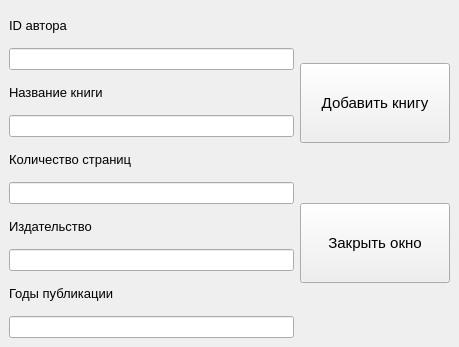
<?xml version="1.0" encoding="UTF-8"?>
<ui version="4.0">
 <class>MainWindow</class>
 <widget class="QMainWindow" name="MainWindow">
  <property name="geometry">
   <rect>
    <x>0</x>
    <y>0</y>
    <width>459</width>
    <height>347</height>
   </rect>
  </property>
  <property name="windowTitle">
   <string>Добавить книгу</string>
  </property>
  <widget class="QWidget" name="centralwidget">
   <layout class="QHBoxLayout" name="horizontalLayout">
    <item>
     <layout class="QVBoxLayout" name="verticalLayout">
      <item>
       <widget class="QLabel" name="label">
        <property name="font">
         <font>
          <pointsize>10</pointsize>
         </font>
        </property>
        <property name="text">
         <string>ID автора</string>
        </property>
       </widget>
      </item>
      <item>
       <widget class="QLineEdit" name="line_auth_id"/>
      </item>
      <item>
       <widget class="QLabel" name="label_2">
        <property name="font">
         <font>
          <pointsize>10</pointsize>
         </font>
        </property>
        <property name="text">
         <string>Название книги</string>
        </property>
       </widget>
      </item>
      <item>
       <widget class="QLineEdit" name="line_name"/>
      </item>
      <item>
       <widget class="QLabel" name="label_3">
        <property name="font">
         <font>
          <pointsize>10</pointsize>
         </font>
        </property>
        <property name="text">
         <string>Количество страниц</string>
        </property>
       </widget>
      </item>
      <item>
       <widget class="QLineEdit" name="line_pages"/>
      </item>
      <item>
       <widget class="QLabel" name="label_5">
        <property name="font">
         <font>
          <pointsize>10</pointsize>
         </font>
        </property>
        <property name="text">
         <string>Издательство</string>
        </property>
       </widget>
      </item>
      <item>
       <widget class="QLineEdit" name="line_publisher"/>
      </item>
      <item>
       <widget class="QLabel" name="label_4">
        <property name="font">
         <font>
          <pointsize>10</pointsize>
         </font>
        </property>
        <property name="text">
         <string>Годы публикации</string>
        </property>
       </widget>
      </item>
      <item>
       <widget class="QLineEdit" name="line_years"/>
      </item>
     </layout>
    </item>
    <item>
     <layout class="QVBoxLayout" name="verticalLayout_2">
      <item>
       <widget class="QPushButton" name="button_add_book">
        <property name="minimumSize">
         <size>
          <width>150</width>
          <height>80</height>
         </size>
        </property>
        <property name="font">
         <font>
          <pointsize>11</pointsize>
         </font>
        </property>
        <property name="text">
         <string>Добавить книгу</string>
        </property>
       </widget>
      </item>
      <item>
       <widget class="QPushButton" name="button_close">
        <property name="minimumSize">
         <size>
          <width>150</width>
          <height>80</height>
         </size>
        </property>
        <property name="font">
         <font>
          <pointsize>11</pointsize>
         </font>
        </property>
        <property name="text">
         <string>Закрыть окно</string>
        </property>
       </widget>
      </item>
     </layout>
    </item>
   </layout>
  </widget>
 </widget>
 <resources/>
 <connections/>
</ui>
